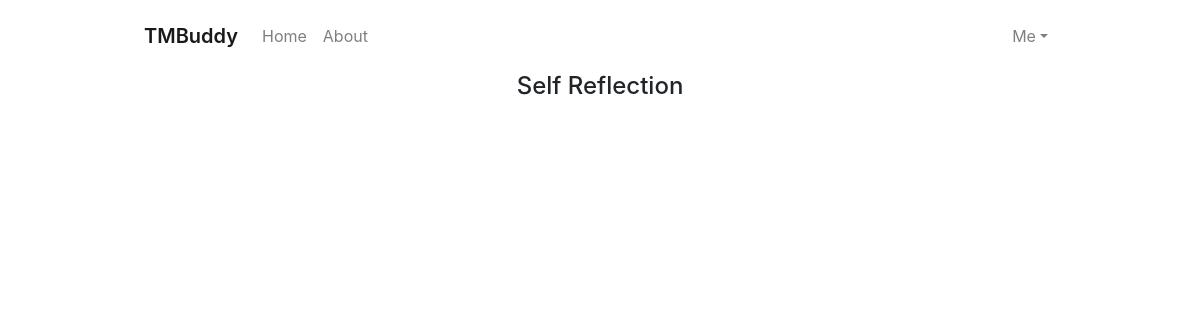
Before: /reflection/kailicen/ (signed in) with the older database file.
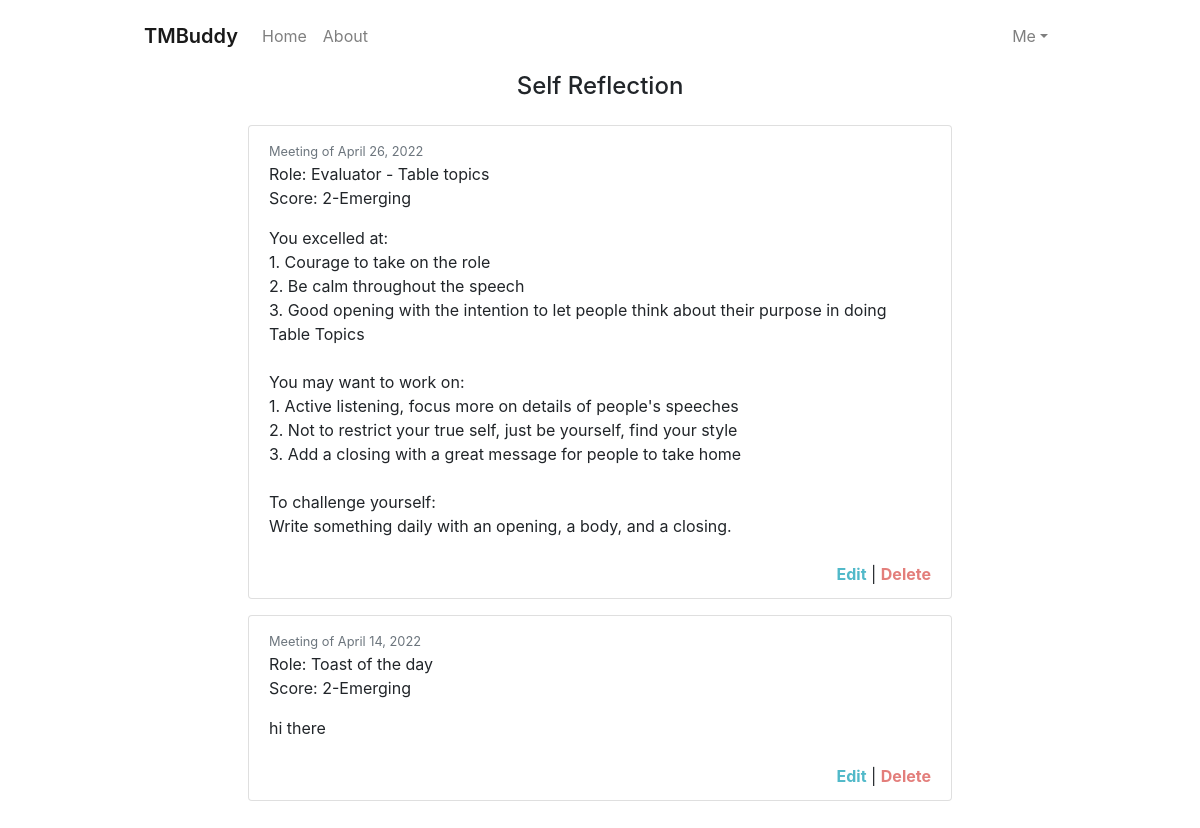
After: the same page with the newer database file.
### tmbuddy/models.py (models this page shows, shortened)
class SelfReflection(models.Model):
    content = models.TextField()
    role = models.CharField(max_length=50, choices=ROLE_CHOICES)
    score = models.CharField(max_length=50, choices=SCORE_CHOICES)
    meeting_date = models.DateField()
    user = models.ForeignKey(User, on_delete=models.CASCADE)
    class Meta:
        ordering = ['-meeting_date']

### tmbuddy/views.py (the view)
# urls.py: path('reflection/<str:username>/', SelfReflectionListView.as_view(), name='user-reflection'),
class SelfReflectionListView(LoginRequiredMixin, ListView):
    model = SelfReflection
    template_name = 'tmbuddy/user_reflection.html'
    context_object_name = 'reflections'
    paginate_by = 10
    def get_queryset(self):
        return SelfReflection.objects.filter(user=self.request.user)

### tmbuddy/templates/tmbuddy/user_reflection.html (shortened to what this page needs)
{% extends "tmbuddy/base.html" %} {% block content %}
<div class="d-flex flex-column p-2 restraint-flex">
    <h4 class="mb-4">Self Reflection</h4>
    {% for reflection in reflections %}
    <ul class="list-group">
        <li class="list-group-item borderless mb-3">
          <small class="text-muted">Meeting of {{ reflection.meeting_date }}</small>
          <p>Role: {{ reflection.role }}
          <br/>Score: {{ reflection.score }}</p>
          {{ reflection.content | linebreaksbr }}
          <br/><br/><div class="edit-delete">
          <a class="btn-edit" href="{% url 'reflection-update' reflection.id %}"
          ><b>Edit</b></a
        >
        |
        <a class="btn-delete" href="{% url 'reflection-delete' reflection.id %}"
          ><b>Delete</b></a
        >
          </div>
        </li>
    </ul>
    {% endfor %}
</div>
{% endblock content %}

### tmbuddy/templates/tmbuddy/base.html (shortened to what this page needs)
{% load static %}
<!DOCTYPE html>
<html lang="en">
  <head>
    <link
      rel="stylesheet"
      href="https://cdn.jsdelivr.net/npm/bootstrap@4.0.0/dist/css/bootstrap.min.css"
    />
    <link rel="stylesheet" type="text/css" href="{% static 'css/main.css' %}" />
  </head>
  <body class="d-flex h-100">
    <div class="cover-container d-flex w-100 h-100 p-2 mx-auto flex-column">
      <header class="mb-auto text-center">
        <nav class="navbar navbar-expand-lg navbar-light bg-white">
          <a class="navbar-brand" href="{% url 'tmbuddy-home' %}">TMBuddy</a>
          <div
            class="collapse navbar-collapse justify-content-end"
            id="navbarContent"
          >
            <ul class="navbar-nav mr-auto">
              <li class="nav-item">
                <a class="nav-link" href="{% url 'tmbuddy-home' %}">Home</a>
              </li>
              <li class="nav-item">
                <a class="nav-link" href="{% url 'tmbuddy-about' %}"
                  >About</a
                >
              </li>
            </ul>
            {% if user.is_authenticated %}
            <ul class="navbar-nav">
              <li class="nav-item dropdown">
                <a
                  class="nav-link dropdown-toggle"
                  id="dropdownmenu"
                  href="#"
                  data-bs-toggle="dropdown"
                  aria-expanded="false"
                  >Me</a
                >
              </li>
              {% else %}
              <ul class="navbar-nav">
                <li class="nav-item">
              <a class="nav-link" href="{% url 'login' %}">Login</a></li>
            <li class="nav-item"><a class="nav-link" href="{% url 'register' %}">Register</a></li>
          {% endif %}
            </ul>
          </div>
        </nav>
      </header>
      <div class="main">
        {% block content %}{% endblock %}
      </div>
    </div>
  </body>
</html>

### tmbuddy/static/css/main.css (style rules this page uses)
.cover-container { max-width: 60em; }
.restraint-flex { max-width: 45em; margin: 0 auto; align-items: center; }
nav a.navbar-brand { font-weight: 600; }
.list-group { width: 100%; }
a.btn-edit { color: rgba(23, 162, 183, 0.75); }
a.btn-delete { color: rgba(217, 83, 79, 0.75); }
.edit-delete { float: right; }

Changed rows visible on the page:
added SelfReflection: meeting_date "April 26, 2022", role "Evaluator - Table topics", score "2-Emerging", content "You excelled at: 1. Courage to take on the role 2. Be calm throughout the speech 3. Good opening with the intention to let people think about their purpose in doing Table Topics You may want to work on: 1. Active listening, focus more on details of people's speeches 2. Not to restrict your true self, just be yourself, find your style 3. Add a closing with a great message for people to take home To challenge yourself: Write something daily with an opening, a body, and a closing."
added SelfReflection: meeting_date "April 14, 2022", role "Toast of the day", score "2-Emerging", content "hi there"
